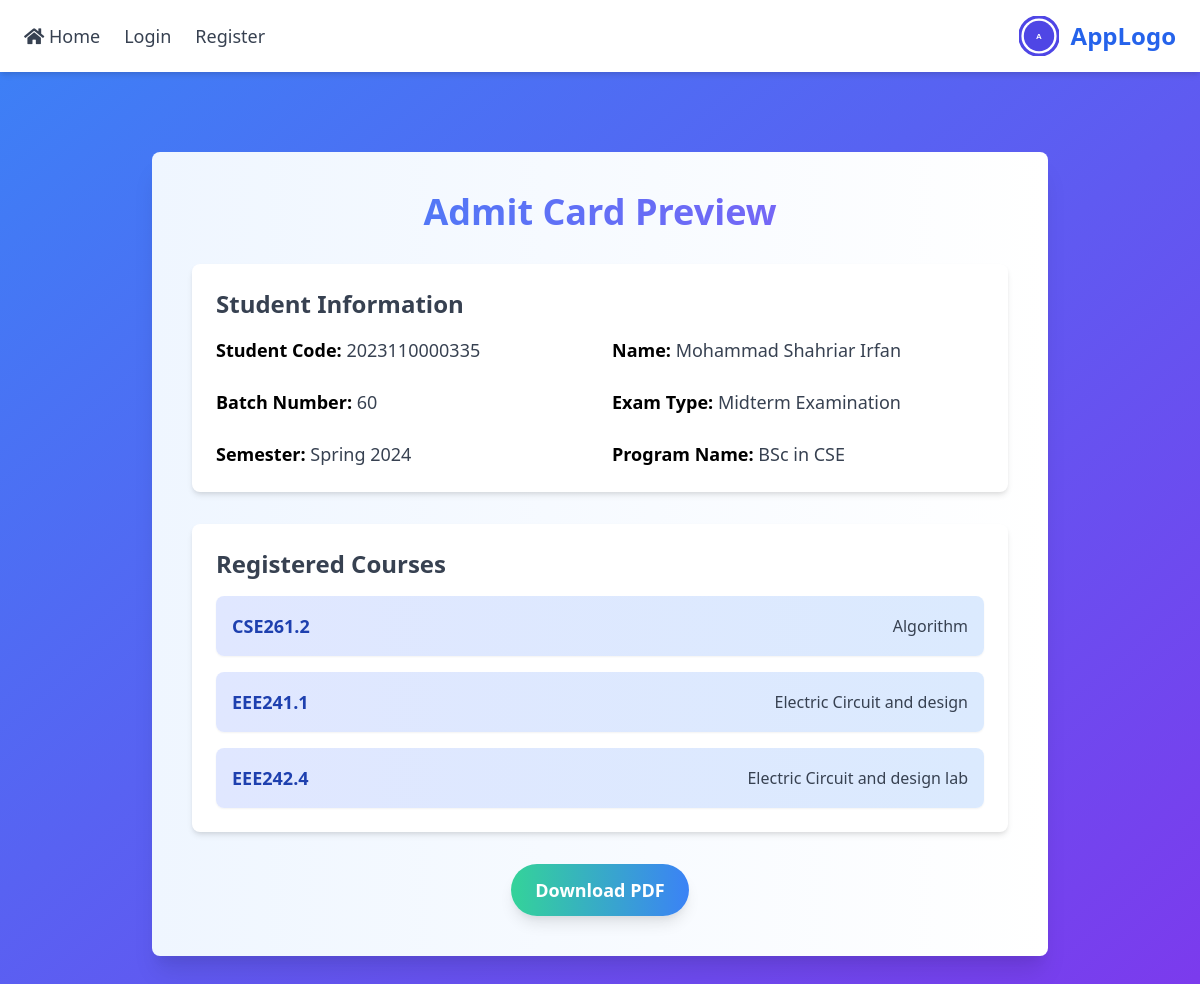
The page /admit/admit/13/preview/ on the database its author committed.
### admitcard/models.py (models this page shows, shortened)
class AdmitCard(models.Model):
    student_code = models.CharField(max_length=13)
    name = models.CharField(max_length=100)
    courses = models.ManyToManyField(Course)
    image = models.ImageField(upload_to='admitcard_images/')
    EXAM_TYPE_CHOICES = [
        ('Midterm Examination', 'Midterm Examination'),
        ('Final Examination', 'Final Examination'),
    ]
    exam_type = models.CharField(max_length=20, choices=EXAM_TYPE_CHOICES)
    SEMESTER_CHOICES = [
        ('Spring', 'Spring'),
        ('Summer', 'Summer'),
        ('Fall', 'Fall'),
    ]
    semester_name = models.CharField(max_length=10, choices=SEMESTER_CHOICES)
    year = models.IntegerField(null=True)
    PROGRAM_CHOICES = [
        ('BSc in CSE', 'BSc in CSE'),
        ('BSc in EEE', 'BSc in EEE'),
        ('BBA', 'BBA'),
        ('MBA', 'MBA'),
    ]
    program_name = models.CharField(max_length=50, choices=PROGRAM_CHOICES)
    batch_number = models.IntegerField()

class Course(models.Model):
    course_code = models.CharField(max_length=10)
    course_name = models.CharField(max_length=100)

### admitcard/views.py (the view)
# urls.py: path('admit/<int:admit_card_id>/preview/', views.admit_preview, name='admit_preview'),
def admit_preview(request, admit_card_id):
    admit_card = get_object_or_404(AdmitCard, id=admit_card_id)
    return render(request, 'admitcard/admit_preview.html', {'admit_card': admit_card})

### admitcard/templates/admitcard/admit_preview.html (shortened to what this page needs)
{% extends 'base.html' %}
{% block body %}
<div class="container mx-auto py-12">
    <div class="max-w-4xl mx-auto bg-gradient-to-r from-blue-50 to-white p-10 rounded-lg shadow-xl">
        <h1 class="text-4xl font-extrabold text-center mb-8 text-transparent bg-clip-text bg-gradient-to-r from-blue-500 to-purple-500">
        </h1>
        <div class="bg-white p-6 rounded-lg shadow-md mb-8">
            <h2 class="text-2xl font-semibold text-gray-700 mb-4">Student Information</h2>
            <div class="grid grid-cols-1 md:grid-cols-2 gap-6">
                <p class="text-lg">
                    <strong>Student Code:</strong> <span class="text-gray-700">{{ admit_card.student_code }}</span>
                </p>
                <p class="text-lg">
                    <strong>Name:</strong> <span class="text-gray-700">{{ admit_card.name }}</span>
                </p>
                <p class="text-lg">
                    <strong>Batch Number:</strong> <span class="text-gray-700">{{ admit_card.batch_number }}</span>
                </p>
                <p class="text-lg">
                    <strong>Exam Type:</strong> <span class="text-gray-700">{{ admit_card.exam_type }}</span>
                </p>
                <p class="text-lg">
                    <strong>Semester:</strong> <span class="text-gray-700">{{ admit_card.semester_name }} {{ admit_card.year }}</span>
                </p>
                <p class="text-lg">
                    <strong>Program Name:</strong> <span class="text-gray-700">{{ admit_card.program_name }}</span>
                </p>
            </div>
        </div>
        <div class="bg-white p-6 rounded-lg shadow-md mb-8">
            <h2 class="text-2xl font-semibold text-gray-700 mb-4">Registered Courses</h2>
            <ul class="list-none space-y-4">
                {% for course in admit_card.courses.all %}
                <li class="flex justify-between items-center p-4 bg-gradient-to-r from-indigo-100 to-blue-100 rounded-lg shadow-sm">
                    <span class="font-semibold text-lg text-blue-800">{{ course.course_code }}</span>
                    <span class="text-gray-700">{{ course.course_name }}</span>
                </li>
                {% endfor %}
            </ul>
        </div>
        <div class="flex justify-center">
            <a href="{% url 'generate_admit_card_pdf' admit_card.id %}"
                class="bg-gradient-to-r from-green-400 to-blue-500 text-white text-lg font-bold py-3 px-6 rounded-full shadow-lg hover:shadow-2xl transform hover:scale-105 transition duration-300">
                Download PDF
            </a>
        </div>
    </div>
</div>
{% endblock %}

### rows shown on the page
AdmitCard: student_code "2023110000335", name "Mohammad Shahriar Irfan", batch_number "60", exam_type "Midterm Examination", semester_name "Spring", year "2024", program_name "BSc in CSE"
Course: course_code "CSE261.2", course_name "Algorithm"
Course: course_code "EEE241.1", course_name "Electric Circuit and design"
Course: course_code "EEE242.4", course_name "Electric Circuit and design lab"
